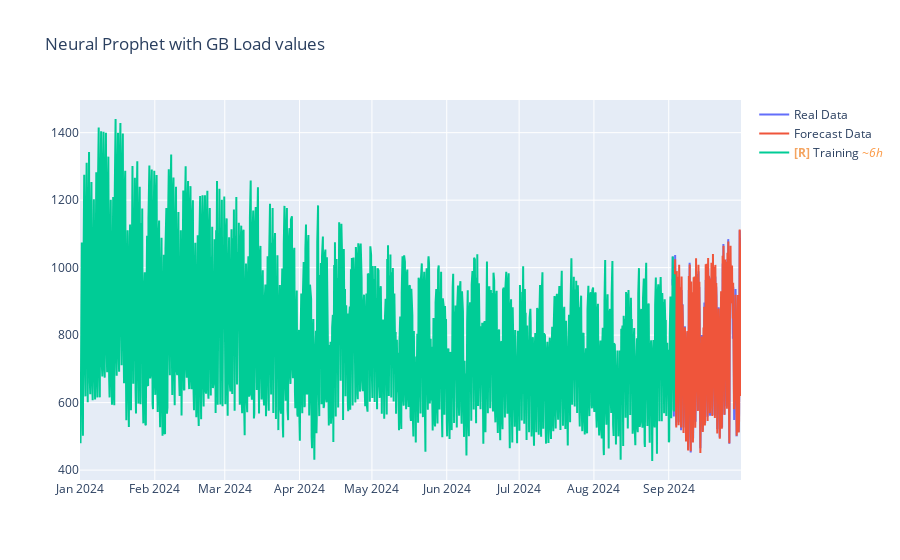

Notebook code cell kept with this figure:
### Code cell
fig = go.Figure()
fig.update_layout(title="Neural Prophet with GB Load values")
fig.add_trace(go.Scatter(x=df_test['ds'], y=df_test['y'], mode='lines', name='Real Data'))
fig.add_trace(go.Scatter(x=forecast['ds'], y=forecast['yhat1'], mode='lines', name='Forecast Data'))
fig.add_trace(go.Scatter(x=df_train['ds'], y=df_train['y'], mode='lines', name='Training'))
fig.show()

### Figure 1 — Plotly figure (JSON) as saved in the notebook; plotly's stock layout.template omitted (floating-point values rounded to 4 significant figures; data arrays with more than 128 entries replaced by an {"elided": "..."} marker saying what was removed)
{"data": [{"mode": "lines", "name": "Real Data", "type": "scatter", "uid": "4de278de-b4f3-427b-b224-50b1b8254cf3", "x": {"elided": "684 str values"}, "y": {"elided": "684 float values"}}, {"mode": "lines", "name": "Forecast Data", "type": "scatter", "uid": "cd5b7d23-cf66-4208-8614-0c12c7c1b51e", "x": {"elided": "684 str values"}, "y": {"elided": "684 float values"}}, {"mode": "lines", "name": "<b style=\"color:sandybrown\">[R]</b> Training <i style=\"color:#fc9944\">~6h</i>", "type": "scatter", "uid": "800f5874-75c1-4d6c-abd2-8e5f6a83a691", "x": {"elided": "1000 str values"}, "y": {"elided": "1000 float values"}}], "layout": {"title": {"text": "Neural Prophet with GB Load values"}}}
